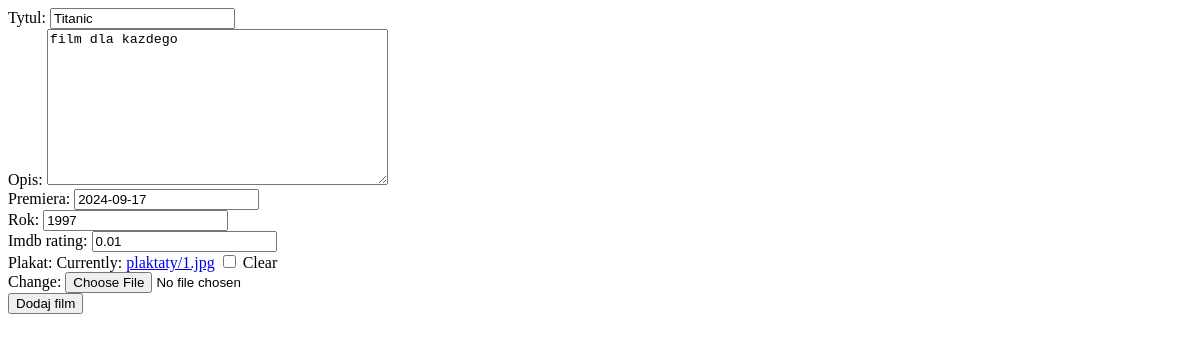
Page /filmy/edytuj/1 on the earlier database version.
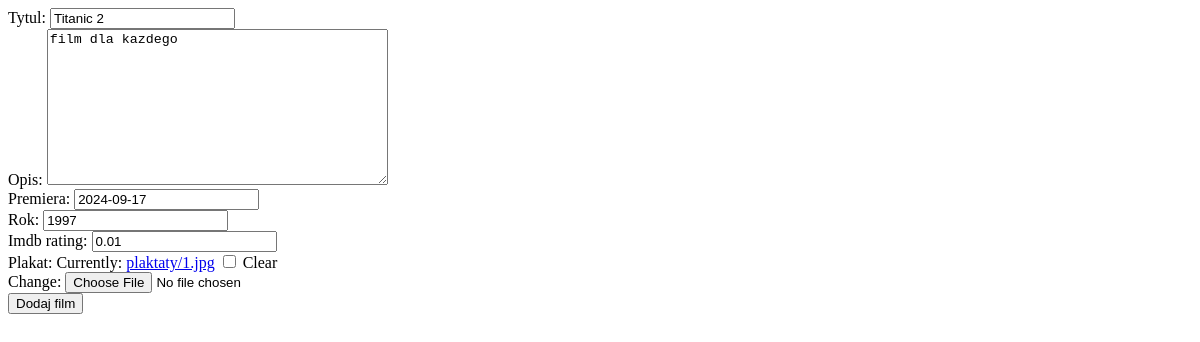
Same page on the later database version.
### filmyweb/models.py (models this page shows, shortened)
class Film(models.Model):
    tytul = models.CharField(max_length=64, blank=False, unique=True)
    rok = models.PositiveSmallIntegerField(default=2000)
    opis = models.TextField(default="")
    premiera = models.DateField(null=True, blank=True)
    imdb_rating = models.DecimalField(max_digits=4, decimal_places=2,
                                      null=True, blank=True)
    plakat = models.ImageField(upload_to="plakaty", null=True, blank=True)

### filmyweb/views.py (the view)
# urls.py: path('edytuj/<int:id>', edytuj_film),
def edytuj_film(request, id):
    film = get_object_or_404(Film, pk=id)
    form = FilmForm(request.POST or None, request.FILES or None,
    instance=film)
    if form.is_valid():
        form.save()
        return redirect(wszystkie_filmy)
    return render(request, 'film_form.html', {'form': form})

### filmyweb/forms.py
class FilmForm(ModelForm):
    class Meta:
        model = Film
        fields = ['tytul', 'opis', 'premiera', 'rok', 'imdb_rating', 'plakat']

### templates/film_form.html (shortened to what this page needs)
<!DOCTYPE html>
<html lang="en">
<head>
</head>
<body>
    <form method="post" enctype="multipart/form-data">
        {{ form }}
        <button type="submit">Dodaj film</button>
    </form>
</body>
</html>

Differences in the rows shown:
changed Film "film dla kazdego": tytul "Titanic" → "Titanic 2"
